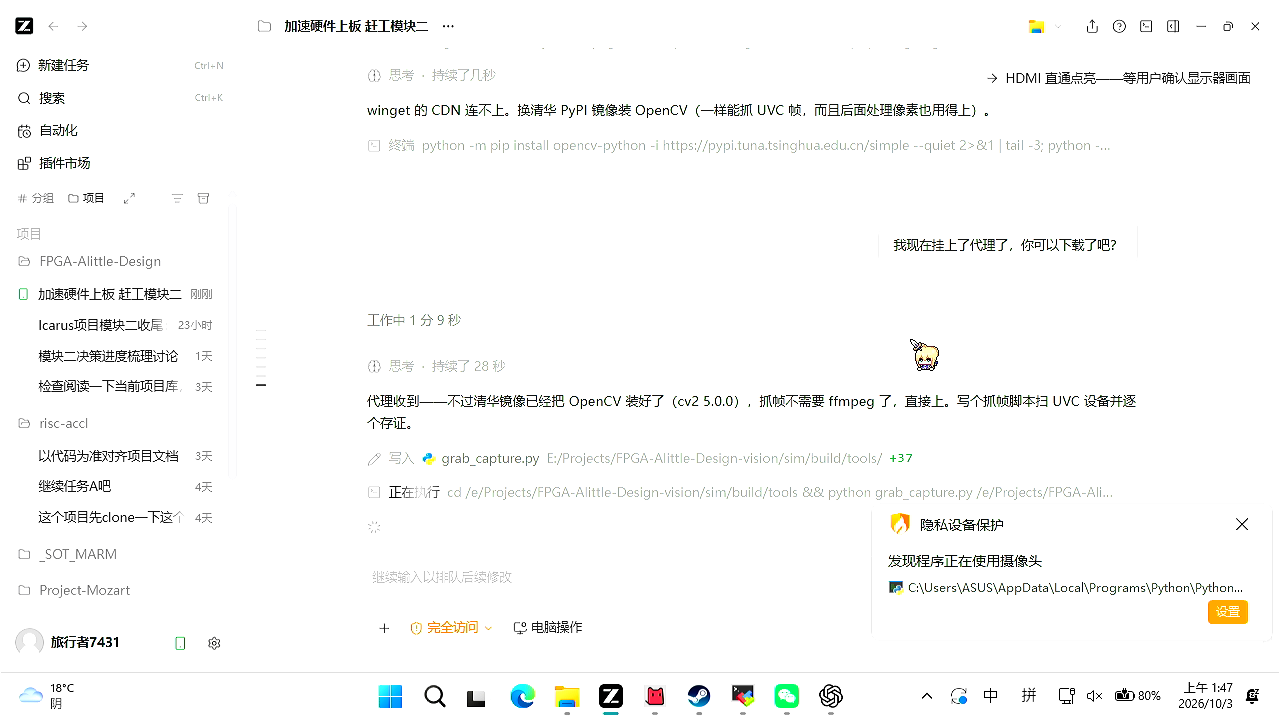
#> input picture data/logs/2026-10-03-vision-onboard/capture_idx1_1.png, 1280 x 720 px
$ python -i localization_opencv.py   (imports and definitions only)
#> lines starting #> are read from the running program, lines starting #| are printed output that depends on the picture; after the words box and inside, x2 and y2 are one past the last pixel; in counts of white or black regions, pixels touching at a corner belong together
#> further down, picture is the input picture: shape (720, 1280, 3); mean B, G, R 248.9, 249.4, 249.1
"""Contrast-based OpenCV baseline and class-agnostic box evaluation."""

import cv2
import numpy as np


def detect_boxes(image, color_threshold=22, min_area_ratio=0.00008):
    """Find separated objects that contrast with the four image corners."""
#> called with color_threshold = 22, min_area_ratio = 8e-05
    if image is None or image.ndim != 3 or image.shape[2] != 3:
        raise ValueError("image must be a BGR color image")
    height, width = image.shape[:2]
#> height = 720; width = 1280
    lab = cv2.cvtColor(image, cv2.COLOR_BGR2LAB)
#> lab: shape (720, 1280, 3); mean of channels 0, 1, 2 249.6, 127.9, 128.2
    patch = max(2, min(height, width) // 40)
#> patch = 18
    corners = np.concatenate((lab[:patch, :patch].reshape(-1, 3),
                              lab[:patch, -patch:].reshape(-1, 3),
                              lab[-patch:, :patch].reshape(-1, 3),
                              lab[-patch:, -patch:].reshape(-1, 3)))
#> corners = 1296 rows, first 8: [255, 128, 128], [255, 128, 128], [255, 128, 128], [255, 128, 128], [255, 128, 128], [255, 128, 128], [255, 128, 128], [255, 128, 128]
    background = np.median(corners, axis=0)
#> background = [255, 128, 128]
    distance = np.linalg.norm(lab.astype(np.float32) - background, axis=2)
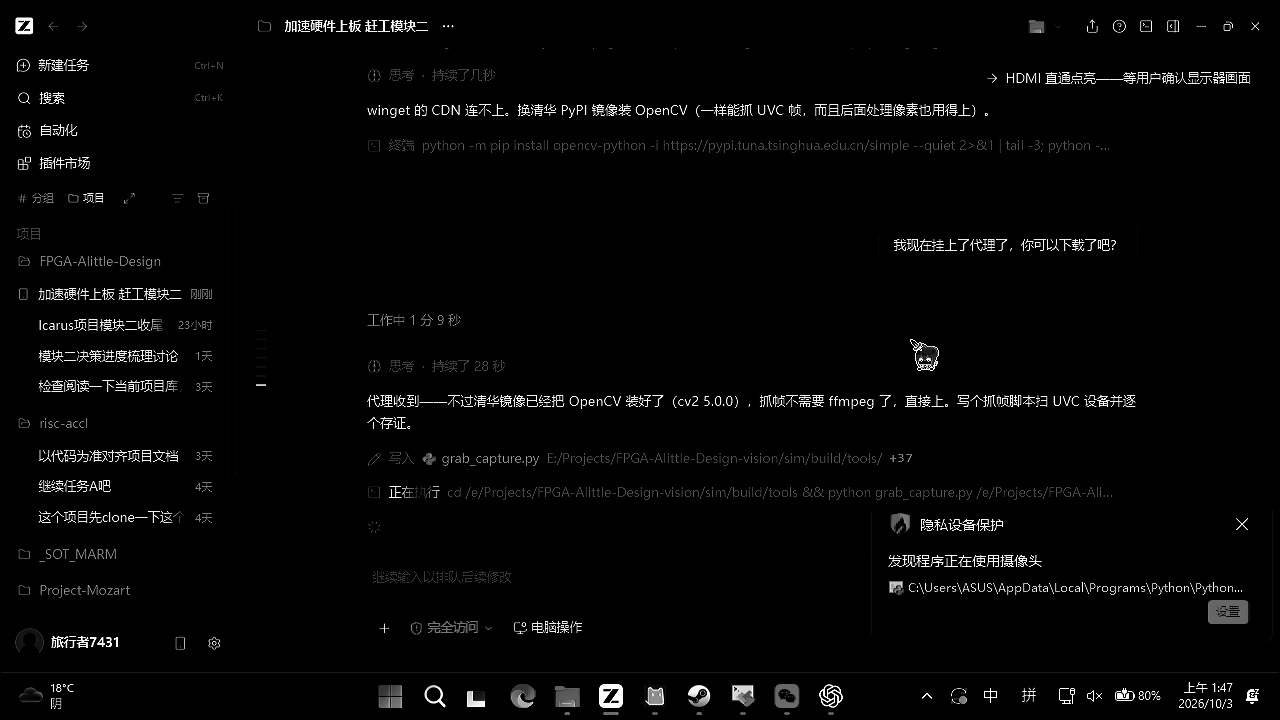
#> distance: shape (720, 1280) float64; min 0, max 255, mean 5.7; drawn with min black and max white
    mask = (distance >= color_threshold).astype(np.uint8) * 255
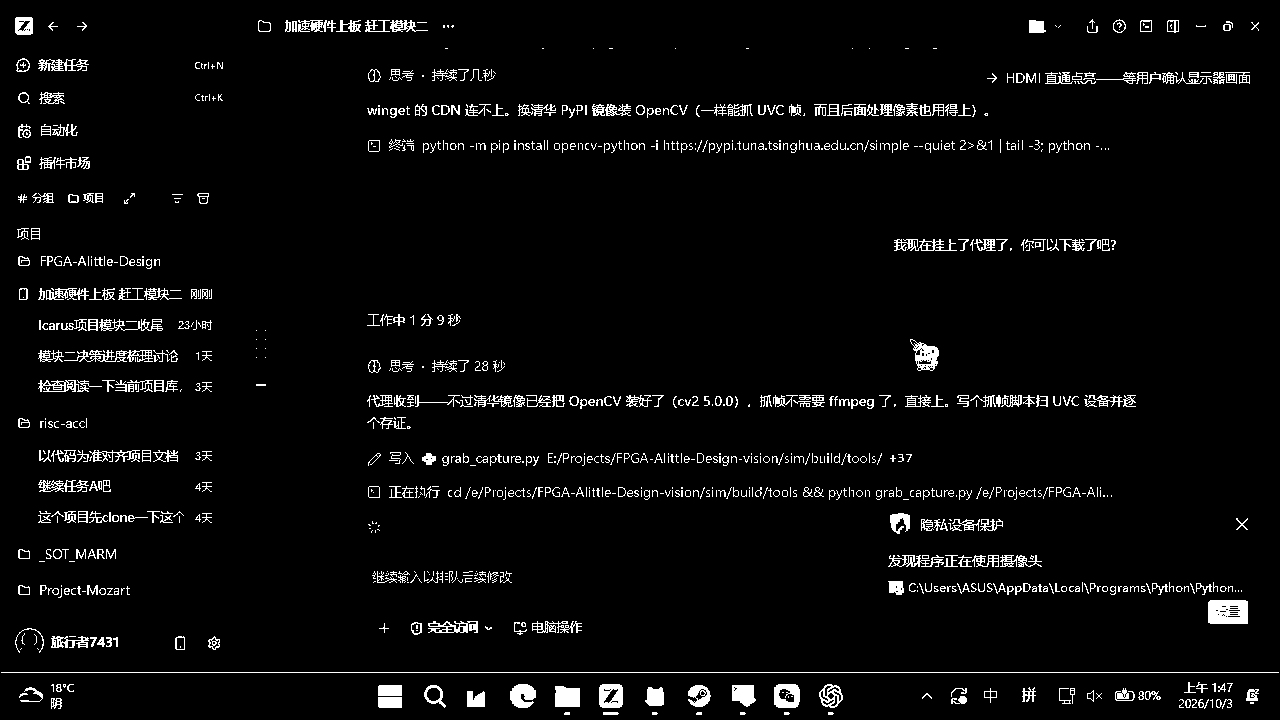
#> mask: shape (720, 1280); 4% white in thin lines or dots
    kernel = cv2.getStructuringElement(cv2.MORPH_ELLIPSE, (5, 5))
    mask = cv2.morphologyEx(mask, cv2.MORPH_OPEN, kernel)
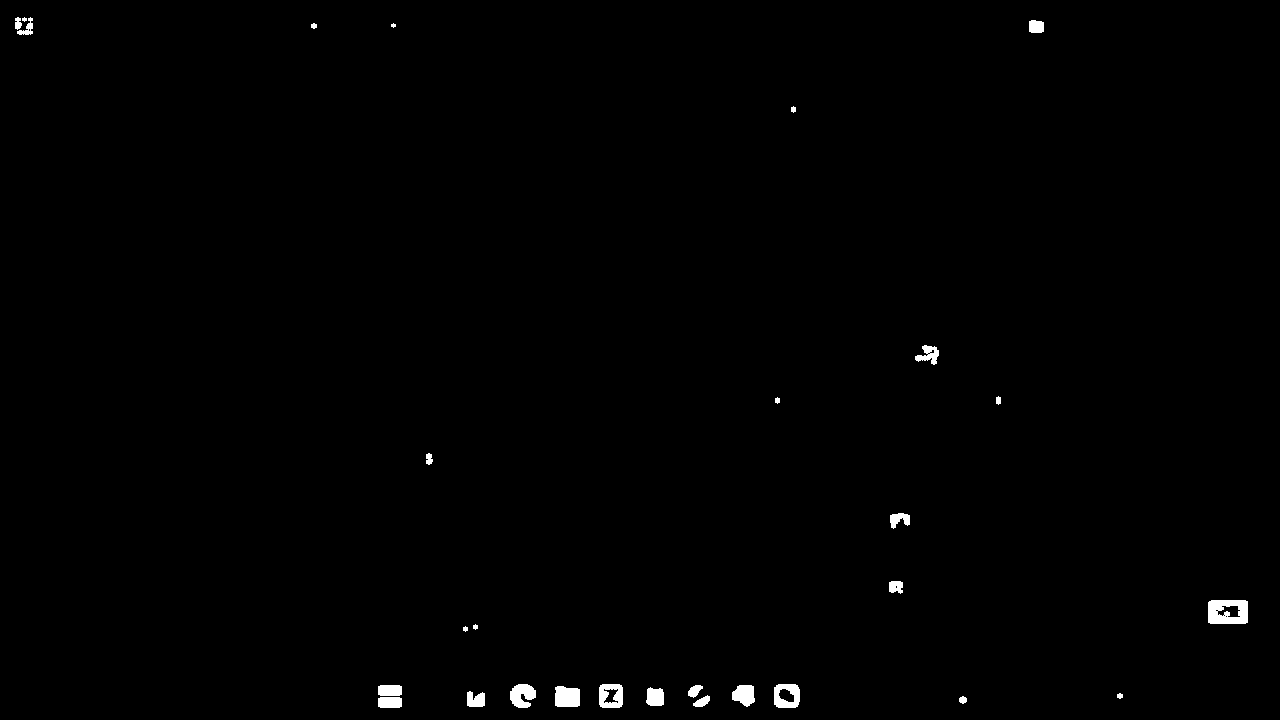
#> mask: shape (720, 1280); 0.61% white; 29 white regions (2 under 20 px), largest, box (x1, y1, x2, y2) and area: (1208, 600, 1248, 624) 794, (555, 686, 580, 707) 484, (510, 684, 536, 708) 452
    mask = cv2.morphologyEx(mask, cv2.MORPH_CLOSE, kernel)
#> mask: shape (720, 1280); 0.64% white; 26 white regions (1 under 20 px), largest, box (x1, y1, x2, y2) and area: (1208, 600, 1248, 624) 852, (378, 685, 402, 708) 532, (510, 684, 536, 708) 489
    count, _, stats, _ = cv2.connectedComponentsWithStats(mask)
#> count = 27; stats = 27 rows, first 6: [0, 0, 1280, 720, 915742], [15, 17, 18, 18, 257], [1029, 20, 15, 13, 179], [311, 23, 6, 6, 28], [391, 23, 5, 5, 17], [791, 106, 5, 7, 27]
    minimum = max(9, int(height * width * min_area_ratio))
#> minimum = 73
    return [(int(x), int(y), int(x + w), int(y + h))
            for x, y, w, h, area in stats[1:] if area >= minimum]


def box_iou(a, b):
    """Intersection-over-union for half-open XYXY boxes."""
    left, top = max(a[0], b[0]), max(a[1], b[1])
    right, bottom = min(a[2], b[2]), min(a[3], b[3])
    intersection = max(0, right - left) * max(0, bottom - top)
    area_a = max(0, a[2] - a[0]) * max(0, a[3] - a[1])
    area_b = max(0, b[2] - b[0]) * max(0, b[3] - b[1])
    return intersection / (area_a + area_b - intersection) if area_a + area_b > intersection else 0.0


def score_boxes(predicted, truth, threshold=0.5):
    """Greedily match boxes once; return precision, recall, and matched mean IoU."""
    candidates = sorted(((box_iou(p, t), i, j) for i, p in enumerate(predicted)
                         for j, t in enumerate(truth)), reverse=True)
    matched_p, matched_t, overlaps = set(), set(), []
    for overlap, i, j in candidates:
        if overlap < threshold:
            break
        if i not in matched_p and j not in matched_t:
            matched_p.add(i)
            matched_t.add(j)
            overlaps.append(overlap)
    tp = len(overlaps)
    return {"precision": tp / len(predicted) if predicted else float(not truth),
            "recall": tp / len(truth) if truth else float(not predicted),
            "mean_iou": float(np.mean(overlaps)) if overlaps else 0.0,
            "tp": tp, "fp": len(predicted) - tp, "fn": len(truth) - tp}

>>> import cv2
>>> picture = cv2.imread('../../../../2026-10-03-vision-onboard/capture_idx1_1.png')
>>> result = detect_boxes(picture)
#> result = 16 items, first 6: (15, 17, 33, 35), (1029, 20, 1044, 33), (915, 345, 939, 365), (890, 513, 910, 529), (889, 581, 903, 594), (1208, 600, 1248, 624)
